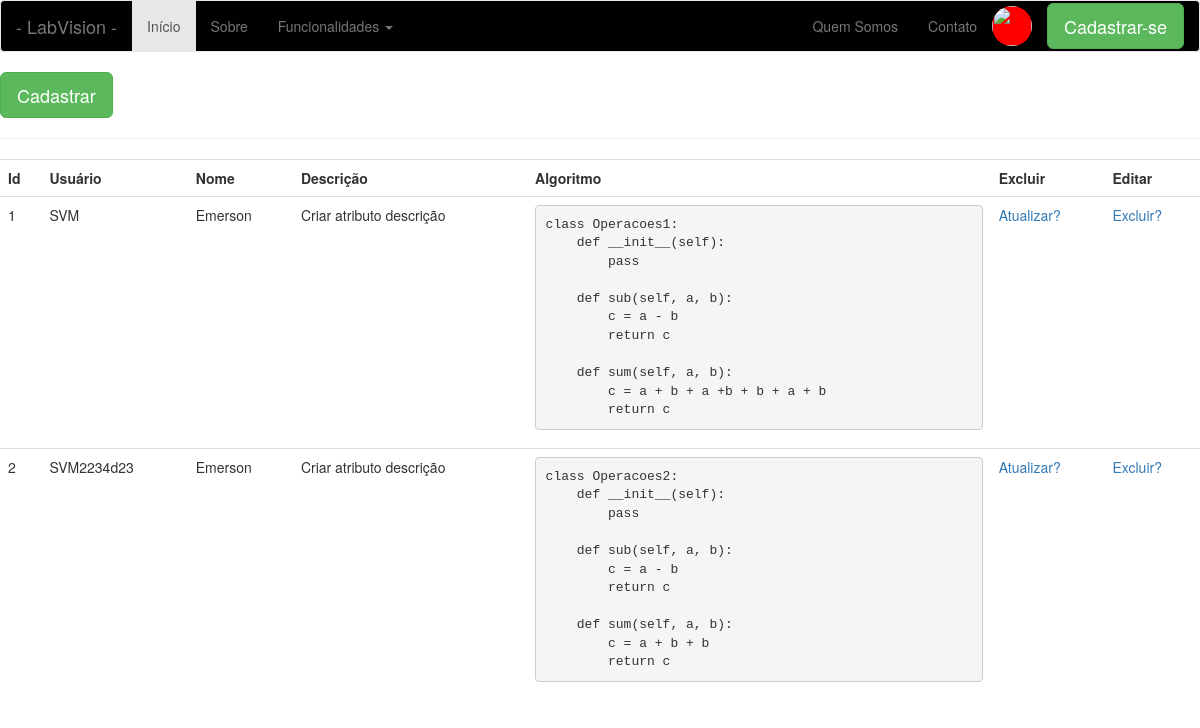
The page /listar-algoritmos (signed in) on the database as committed earlier.
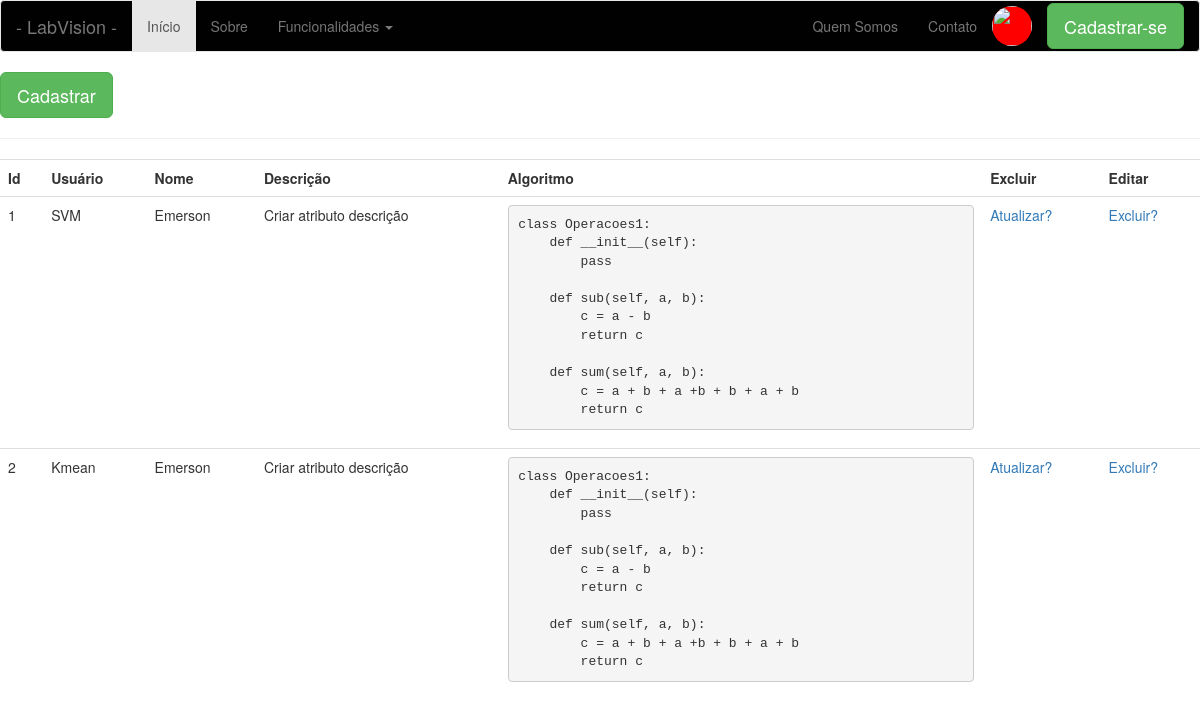
The same page on the database as committed later.
### app/models/tables.py (models this page shows, shortened)
class Algoritmo(db.Model):
    __tablename__= "algoritmos"
    id = db.Column(db.Integer, primary_key=True)
    nome = db.Column(db.String(20))
    algoritmo = db.Column(db.Text)
    usuario = db.Column(db.Integer, db.ForeignKey('usuarios.id'))

class Pessoa(db.Model):
    __tablename__ = "pessoas"
    id = db.Column(db.Integer, primary_key=True)
    nome = db.Column(db.String(50))

### app/controllers/default.py (the view)
@app.route('/listar-algoritmos', methods=['GET'])
def listar_algoritmos():
    algoritmos = Algoritmo.query.filter_by(usuario=current_user.get_id()).all()
    return render_template('algoritmo/listar-algoritmos.html', algoritmos=algoritmos)

### app/controllers/default.py (called while the page is built)
@login_manager.user_loader
def load_user(id):
    return Usuario.query.filter_by(id=id).first()

### app/models/tables.py (called while the page is built)
    def get_id(self):
        return str(self.id)

### app/templates/algoritmo/listar-algoritmos.html
{% include 'base/head.html' %}
{% include 'base/nav_bar.html' %}
<a href="/cadastrar-algoritmos">
    <button class="btn btn-lg btn-success">
        Cadastrar
    </button>
</a>
<hr>
<div class="table-responsive">
    <form action="#">
        <table class="table">
            <tr>
                <th>Id</th>
                <th>Usuário</th>
                <th>Nome</th>
                <th>Descrição</th>
                <th>Algoritmo</th>
                <th>Excluir</th>
                <th>Editar</th>
            </tr>
            {% for a in algoritmos %}
            <tr>
                <td>
                    {{ a.id }}
                </td>
                <td>
                    {{ a.nome }}
                </td>
                <td>
                    {{ current_user.nome }}
                </td>
                <td>
                    Criar atributo descrição
                </td>
                <td>
                    <pre>{{ a.algoritmo }}</pre>
                </td>
                <td>
                    <a href="{{ url_for('atualizar_algoritmo', id=a.id)}}">Atualizar?</a>
                </td>
                <td>
                    <a href="{{ url_for('excluir_algoritmo', id=a.id)}}">Excluir?</a>
                </td>
            </tr>
            {% endfor %}
        </table>
    </form>
</div>
{% include 'base/footer.html' %}

### app/templates/base/head.html (shortened to what this page needs)
<!DOCTYPE html>
<html lang="pt-br">
  <head>
    <link rel="stylesheet" href="{{ url_for('static', filename='bootstrap/css/bootstrap.css') }}">
    <link rel="stylesheet" href="{{ url_for('static', filename='css/main.css') }}">
  </head>
  <body>

### app/templates/base/nav_bar.html (shortened to what this page needs)
    <nav class="navbar navbar-default">
        <div class="container-fluid">
            <div class="navbar-header">
                <a class="navbar-brand" href="#">- LabVision -</a>
            </div>
            <div class="collapse navbar-collapse" id="navPrincipal">
                <ul class="nav navbar-nav">
                    <li class="active">
                        <a href="#">Início</a>
                    </li>
                    <li>
                        <a href="#">Sobre</a>
                    </li>
                    <li class="dropdown">
                        <a class="dropdown-toggle" data-toggle="dropdown" href="#">Funcionalidades
                        <span class="caret"></span></a>
                    </li>
                </ul>
                <ul class="nav navbar-nav navbar-right">
                    <li><a href="#">Quem Somos</a></li>
                    <li><a href="#">Contato</a></li>
                    <li>
                        <img src="" class="imagem-perfil">
                    </li>
                    <button class="btn btn-lg btn-success botao-cadastrar-se">
                        Cadastrar-se
                    </button>
                </ul>
            </div>
        </div>
    </nav>

### app/templates/base/footer.html (shortened to what this page needs)
    </body>
</html>

### app/static/css/main.css (style rules this page uses)
.navbar-default { background-color: #000100; }
.imagem-perfil { background-color: #FF0000; width: 40px; height: 40px; border-radius: 40px; margin-top: 5px; margin-right: 15px; }
.botao-cadastrar-se { margin-top: 2px; }

Rows that differ between the two databases and show on the page:
changed Algoritmo id 2: nome "SVM2234d23" → "Kmean"; algoritmo "class Operacoes2: def __init__(self): pass def sub(self, a, b): c = a - b return c def sum(self, a, b): c = a + b + b return c" → "class Operacoes1: def __init__(self): pass def sub(self, a, b): c = a - b return c def sum(self, a, b): c = a + b + a +b + b + a + b return c"
